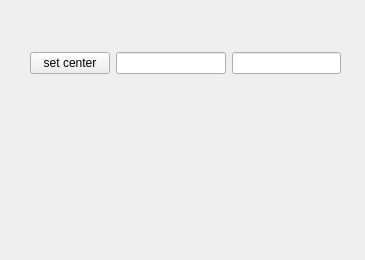
<?xml version="1.0" encoding="UTF-8"?>
<ui version="4.0">
 <class>Center</class>
 <widget class="QWidget" name="Center">
  <property name="geometry">
   <rect>
    <x>0</x>
    <y>0</y>
    <width>365</width>
    <height>260</height>
   </rect>
  </property>
  <property name="windowTitle">
   <string>Form</string>
  </property>
  <widget class="QWidget" name="">
   <property name="geometry">
    <rect>
     <x>30</x>
     <y>50</y>
     <width>311</width>
     <height>26</height>
    </rect>
   </property>
   <layout class="QHBoxLayout" name="horizontalLayout">
    <item>
     <widget class="QPushButton" name="set_center">
      <property name="text">
       <string>set center</string>
      </property>
     </widget>
    </item>
    <item>
     <widget class="QLineEdit" name="x"/>
    </item>
    <item>
     <widget class="QLineEdit" name="y"/>
    </item>
   </layout>
  </widget>
 </widget>
 <resources/>
 <connections/>
</ui>
